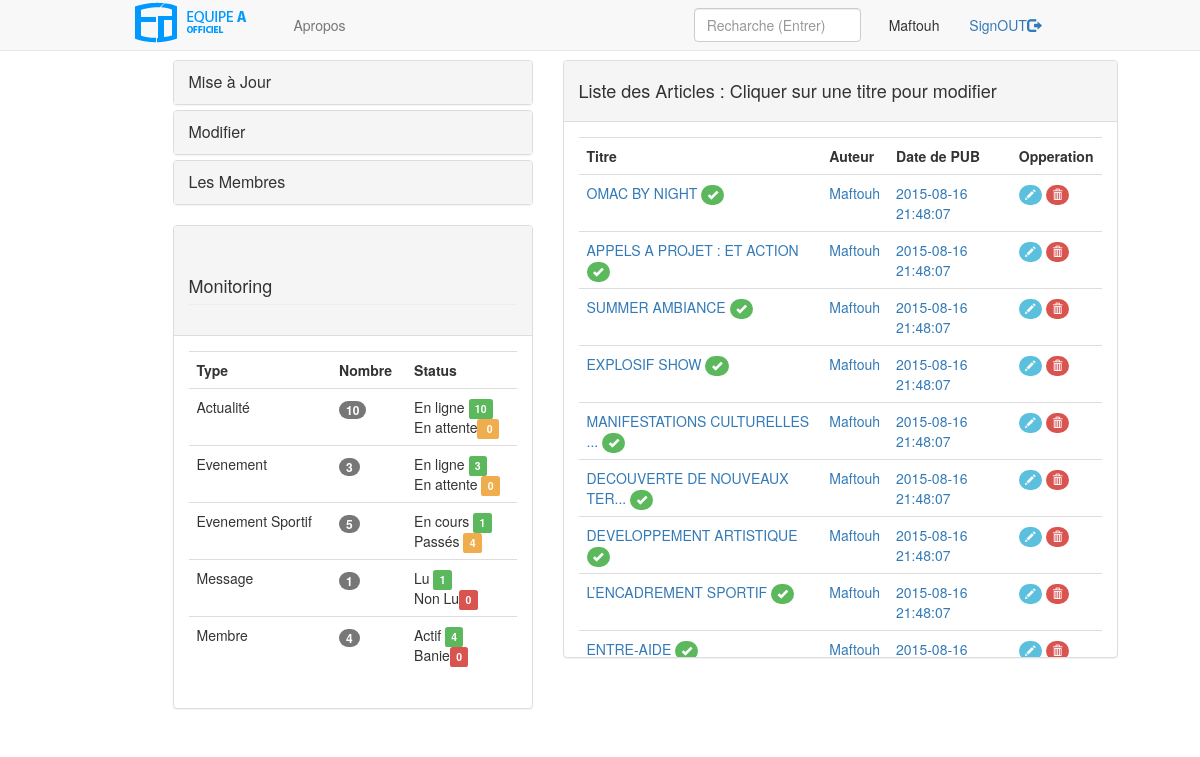
The app's page /admin/dashbord/index.php?form=actu_view (signed in) with its own data.
### tables this page shows
CREATE TABLE IF NOT EXISTS `actualite` (
  `ID` int(11) NOT NULL AUTO_INCREMENT,
  `titre` longtext,
  `contenu` longtext,
  `status` tinyint(1) DEFAULT NULL,
  `dates` datetime DEFAULT CURRENT_TIMESTAMP,
  `admin_ID` int(11) NOT NULL,
  PRIMARY KEY (`ID`,`admin_ID`),
  UNIQUE KEY `ID_UNIQUE` (`ID`),
  KEY `fk_actualite_admin1_idx` (`admin_ID`)
);

### models/actu_model.php (called while the page is built, shortened)
<?php
function actu_view(){
	$actu_view = mysql_query("SELECT * FROM actualite Ac right join admin A on A.ID = Ac.admin_ID ORDER BY Ac.ID DESC ")  or die($actu_view."<br/>".mysql_error());
	return $actu_view;
}
?>

### admin/dashbord/actu_view.php (the view, shortened to what this page needs)
<!DOCTYPE html>
<html>
<head>
</head>
<body>
<div class="panel panel-default" id="actualite">
	<div class="panel-heading"><h4> Liste des Articles : Cliquer sur une titre pour modifier</h4></div>
	<div class="panel-body wrap_art">
		<table class="table">
			<tr>
				<th>Titre</th>
				<th>Auteur</th>
				<th>Date de PUB</th>
				<th>Opperation</th>
			</tr>
			<?php
			$actu_view = actu_view();
			while ($resu_actu_view = mysql_fetch_array($actu_view)) {
				$titre_act = $resu_actu_view['titre'];
				$rq = mysql_query("SELECT * from actualite where titre ='$titre_act' ")or die(mysql_error());
				$resu_rq = mysql_fetch_array($rq) or die(mysql_error());
				$article_id = $resu_rq['ID'];
				$art_status = $resu_rq['status'];
				$article_title = $resu_actu_view['titre'];
				echo "
				<tr>
					<td><a href='index.php?post=".$article_id."'>". mb_strimwidth($resu_actu_view['titre'], 0, 30, '...')."</a> ";
					if ($art_status == 1) {
						echo "<div class='label label-success lab'><span class='glyphicon glyphicon-ok'></span></div>";
					}else{
						echo "<div class='label label-warning lab'><span class='glyphicon glyphicon-remove'></span></div>";
					}
					echo "</td>
					<td><a href='index.php?post=".$article_id."'>". $resu_actu_view['nom_ad']."</a></td>
					<td><a href='index.php?post=".$article_id."'>". $resu_actu_view['dates']."</a></td>
					<td><a href='index.php?post=".$article_id."' class='label label-info lab'><span class='glyphicon glyphicon-pencil'></span></a>
						<a href='index.php?del_art=".$article_id."&del_art_title=".$article_title."'class='label label-danger lab'><span class='glyphicon glyphicon-trash'></span></a></td>
				</tr>";
				}
			?>
		</table>
	</div>
</div>
</body>
</html>

### webroot/css/custom.css (style rules this page uses)
.body2 { padding: 60px; }
.lab { border-radius: 2em; }
.wrap_art { overflow-y:auto; height: 535px; }

### records on screen
actualite: titre "OMAC BY NIGHT", status 1 (drawn), admin_ID.nom_ad "Maftouh", admin_ID.dates "2015-08-16 21:48:07"
actualite: titre "APPELS A PROJET : ET ACTION", status 1 (drawn), admin_ID.nom_ad "Maftouh", admin_ID.dates "2015-08-16 21:48:07"
actualite: titre "SUMMER AMBIANCE", status 1 (drawn), admin_ID.nom_ad "Maftouh", admin_ID.dates "2015-08-16 21:48:07"
actualite: titre "EXPLOSIF SHOW", status 1 (drawn), admin_ID.nom_ad "Maftouh", admin_ID.dates "2015-08-16 21:48:07"
actualite: titre "MANIFESTATIONS CULTURELLES ...", status 1 (drawn), admin_ID.nom_ad "Maftouh", admin_ID.dates "2015-08-16 21:48:07"
actualite: titre "DECOUVERTE DE NOUVEAUX TER...", status 1 (drawn), admin_ID.nom_ad "Maftouh", admin_ID.dates "2015-08-16 21:48:07"
actualite: titre "DEVELOPPEMENT ARTISTIQUE", status 1 (drawn), admin_ID.nom_ad "Maftouh", admin_ID.dates "2015-08-16 21:48:07"
actualite: titre "L’ENCADREMENT SPORTIF", status 1 (drawn), admin_ID.nom_ad "Maftouh", admin_ID.dates "2015-08-16 21:48:07"
actualite: titre "ENTRE-AIDE", status 1 (drawn), admin_ID.nom_ad "Maftouh", admin_ID.dates "2015-08-16…", ID 2 (drawn)

### other values on screen
$name "Apropos"
$_SESSION['nom_ad'] "Maftouh"
actualite('actu') "10"
actu_en_lign('actu') "10"
actu_en_att('actu') "0"
evenement('event') "3"
event_en_lign('event') "3"
event_en_att('event') "0"
evsport_total() "5"
evsport_encours() "1"
$passe "4"
message('mssg') "1"
msg_lu('mssg') "1"
$msg_non_lu = message('mssg') - msg_lu('mssg') "0"
membre_total() "4"
